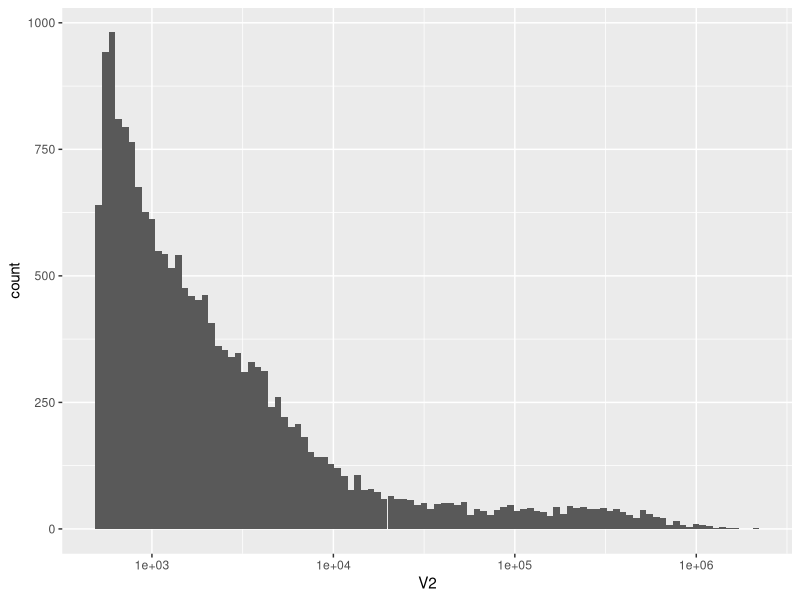
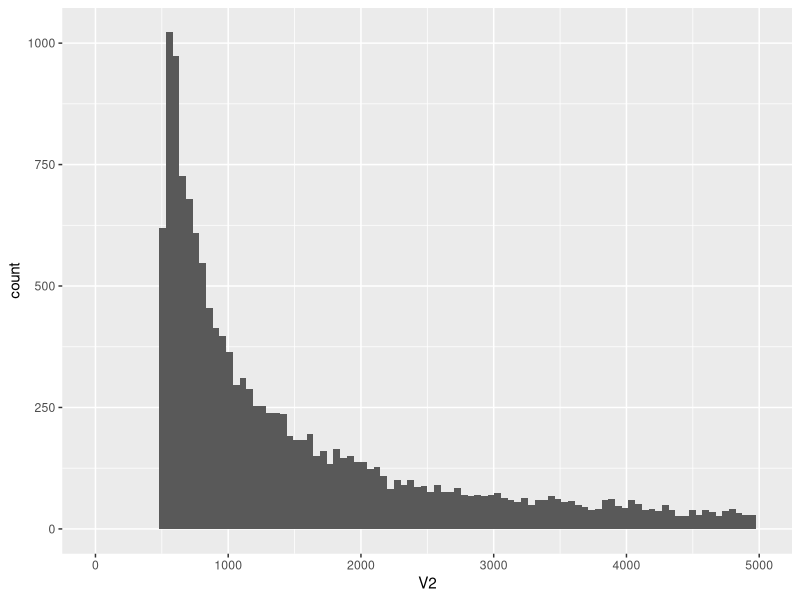

Reproduce these figures in R, in order.
## ---- chunk 1
library(tidyverse)
## ---- chunk 2
kt <- read.csv("../data/Pver-karytotype.tab", header = FALSE, sep = "\t")
## ---- chunk 3
tibble(kt)
## ---- chunk 4
nrow(kt)
## ---- chunk 5
ggplot(kt, aes(x = V2)) +
  geom_histogram(bins = 100) +
  scale_x_log10()
## ---- chunk 6
ggplot(kt, aes(x = V2)) +
  geom_histogram(bins = 100) +
  xlim(0, 5000)
## ---- chunk 7
kt %>% filter(V2 < 1000) %>% count()
